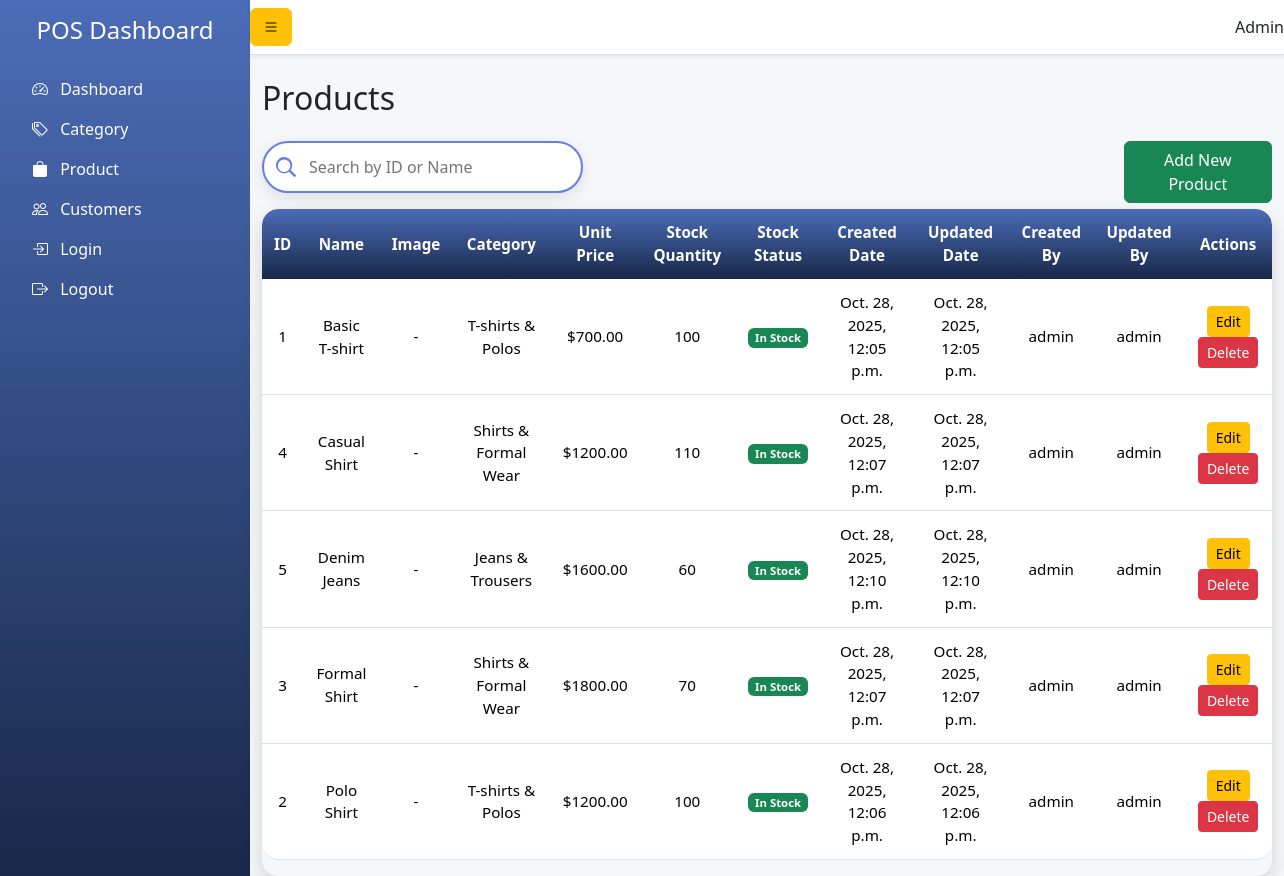
The app's page /products/ (signed in), older data.
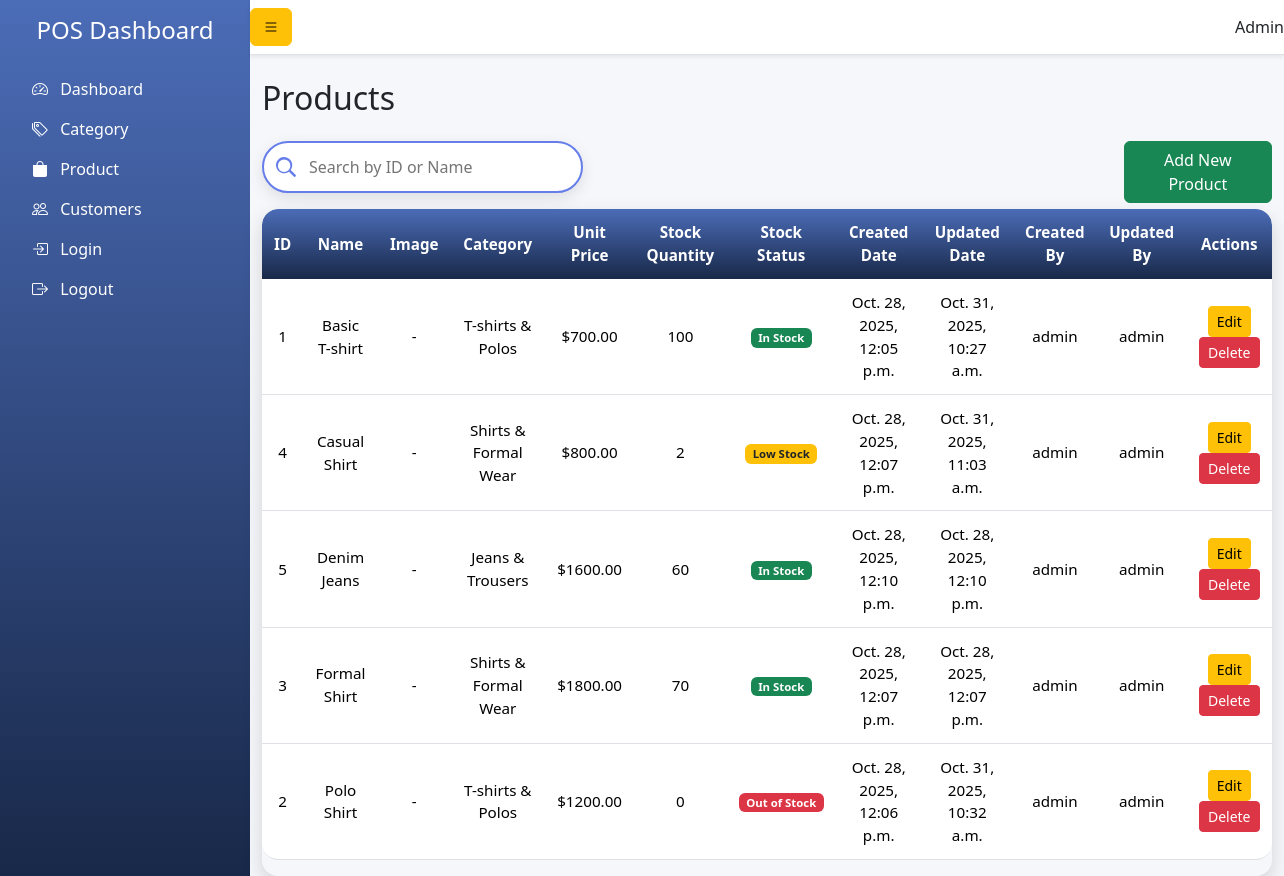
The same page, newer data.
### pos/models.py (models this page shows, shortened)
class Product(models.Model):
    name = models.CharField(max_length=150)
    image = models.ImageField(upload_to='products/', blank=True, null=True)
    category = models.ForeignKey(
        Category,
        on_delete=models.CASCADE,
        related_name='products'
    )
    unitprice = models.DecimalField(max_digits=10, decimal_places=2)
    stock_quantity = models.PositiveIntegerField(default=0)
    created_date = models.DateTimeField(auto_now_add=True)
    updated_date = models.DateTimeField(auto_now=True)
    created_by = models.ForeignKey(
        User,
        on_delete=models.SET_NULL,
        null=True,
        related_name='product_created_by'
    )
    updated_by = models.ForeignKey(
        User,
        on_delete=models.SET_NULL,
        null=True,
        related_name='product_updated_by'
    )
    class Meta:
        ordering = ['name']

class Category(models.Model):
    name = models.CharField(max_length=100, unique=True)
    created_date = models.DateTimeField(auto_now_add=True)
    updated_date = models.DateTimeField(auto_now=True)
    created_by = models.ForeignKey(
        User,
        on_delete=models.SET_NULL,
        null=True,
        related_name='category_created_by'
    )
    updated_by = models.ForeignKey(
        User,
        on_delete=models.SET_NULL,
        null=True,
        related_name='category_updated_by'
    )
    class Meta:
        verbose_name_plural = "Categories"
        ordering = ['name']

### pos/views.py (the view)
# urls.py: path('products/', views.product_list, name='product_list'),
@login_required
def product_list(request):
    search_query = request.GET.get('search', '')
    if search_query:
        products = Product.objects.filter(
            name__icontains=search_query
        )
    else:
        products = Product.objects.all()
    return render(request, 'pos/product_list.html', {'products': products, 'search_query': search_query})

### pos/templates/pos/product_list.html (shortened to what this page needs)
{% extends 'pos/base.html' %}
{% load static %}
{% block content %}
<h2 class="mb-4">Products</h2>
<div class="row">
    <div class="col-lg-4">
        <div class="mb-3">
    <input type="text" id="categorySearch" class="lu-search" placeholder="Search by ID or Name">
</div>
    </div>
    <div class="col-lg-4"></div>
    <div class="col-lg-2"></div>
    <div class="col-lg-2">
        <a href="{% url 'product_create' %}" class="btn btn-success">
               Add New Product
           </a>
    </div>
</div>
<div class="lu-table-wrapper">
    <table class="table lu-table" id="categoryTable">
        <thead>
                <tr>
                    <th>ID</th>
                    <th>Name</th>
                    <th>Image</th>
                    <th>Category</th>
                    <th>Unit Price</th>
                    <th>Stock Quantity</th>
                    <th>Stock Status</th>
                    <th>Created Date</th>
                    <th>Updated Date</th>
                    <th>Created By</th>
                    <th>Updated By</th>
                    <th>Actions</th>
                </tr>
        </thead>
 <tbody>
        {% for product in products %}
        <tr>
            <td>{{ product.id }}</td>
            <td>{{ product.name }}</td>
            <td>
                {% if product.image %}
                <img src="{{ product.image }}" alt="{{ product.name }}" width="50" height="50" style="border-radius:5px;">
                {% else %}
                -
                {% endif %}
            </td>
            <td>{{ product.category.name }}</td>
            <td>${{ product.unitprice }}</td>
            <td>{{ product.stock_quantity }}</td>
            <td>
                {% if product.stock_quantity == 0 %}
                    <span class="badge bg-danger">Out of Stock</span>
                {% elif product.stock_quantity <= 5 %}
                    <span class="badge bg-warning text-dark">Low Stock</span>
                {% else %}
                    <span class="badge bg-success">In Stock</span>
                {% endif %}
            </td>
            <td>{{ product.created_date }}</td>
            <td>{{ product.updated_date }}</td>
            <td>{{ product.created_by }}</td>
            <td>{{ product.updated_by }}</td>
            <td>
                <a href="{% url 'product_update' product.id %}" class="btn btn-warning btn-sm">Edit</a>
                <a href="{% url 'product_delete' product.id %}" class="btn btn-danger btn-sm"
                   onclick="return confirm('Are you sure you want to delete this product?');">Delete</a>
            </td>
        </tr>
        {% empty %}
        <tr><td colspan="9" class="text-center">No products found.</td></tr>
        {% endfor %}
    </tbody>
    </table>
</div>
{% endblock %}

### pos/templates/pos/base.html (shortened to what this page needs)
{% load static %}
<!DOCTYPE html>
<html lang="en">
<head>
    <link href="https://cdn.jsdelivr.net/npm/bootstrap@5.3.2/dist/css/bootstrap.min.css" rel="stylesheet">
    <link href="https://cdn.jsdelivr.net/npm/bootstrap-icons@1.10.5/font/bootstrap-icons.css" rel="stylesheet">
    <link rel="stylesheet" href="{% static 'css/style.css' %}">
</head>
<body>
<div class="d-flex" id="wrapper">
    <div class="bg-gradient sidebar text-white p-3" id="sidebar-wrapper">
        <div class="sidebar-heading text-center mb-4">
            <h4>POS Dashboard</h4>
        </div>
        <div class="list-group list-group-flush">
            <a href="{% url 'index' %}" class="list-group-item list-group-item-action bg-transparent text-white">
                <i class="bi bi-speedometer2 me-2"></i> Dashboard
            </a>
            <a href="{% url 'category_list' %}" class="list-group-item list-group-item-action bg-transparent text-white">
                <i class="bi bi-tags me-2"></i> Category
            </a>
            <a href="{% url 'product_list' %}" class="list-group-item list-group-item-action bg-transparent text-white">
                <i class="bi bi-bag-fill me-2"></i> Product
            </a>
            <a href="{% url 'customer_list' %}" class="list-group-item list-group-item-action bg-transparent text-white">
                <i class="bi bi-people me-2"></i> Customers
            </a>
            <a href="#" class="list-group-item list-group-item-action bg-transparent text-white">
                <i class="bi bi-box-arrow-in-right me-2"></i> Login
            </a>
            <a href="#" class="list-group-item list-group-item-action bg-transparent text-white">
                <i class="bi bi-box-arrow-right me-2"></i> Logout
            </a>
        </div>
    </div>
    <div id="page-content-wrapper" class="w-100">
        <nav class="navbar navbar-expand-lg navbar-light bg-white shadow-sm border-bottom">
            <button class="btn btn-warning" id="menu-toggle"><i class="bi bi-list"></i></button>
            <div class="ms-auto">Admin</div>
        </nav>
        <div class="container-fluid mt-4">
            {% block content %}{% endblock %}
        </div>
    </div>
</div>
</body>
</html>

### pos/static/css/style.css (style rules this page uses)
body { font-family: 'Segoe UI', sans-serif; background: #f5f7fa; }
#wrapper { display: flex; width: 100%; }
#sidebar-wrapper { min-width: 250px; max-width: 250px; min-height: 100vh; background: linear-gradient(180deg, #4b6cb7, #182848) !important; color: #fff; }
#sidebar-wrapper .list-group-item { border: none; font-weight: 500; transition: 0.3s; background: transparent; color: #fff; }
#page-content-wrapper { flex: 1; }
.lu-search { width: 100%; padding: 12px 20px 12px 45px; border-radius: 30px; border: 2px solid #667eea; background: #fff; box-shadow: 0 5px 15px rgba(0,0,0,0.1); font-size: 1rem; transition: all 0.3s ease; outline: none; background-repeat: no-repeat; background-size: 20px; background-position: 12px center; }
.lu-table-wrapper { overflow-x: auto; border-radius: 1rem; box-shadow: 0 8px 20px rgba(0,0,0,0.15); border: none; }
.lu-table { border-collapse: separate; border-spacing: 0; width: 100%; min-width: 700px; font-size: 0.95rem; transition: all 0.3s ease; }
.lu-table thead th { background: linear-gradient(180deg, #4b6cb7, #182848) !important; color: #fff; font-weight: 600; text-align: center; vertical-align: middle; border: none; padding: 12px; transition: all 0.3s ease; }
.lu-table tbody td { background: #fff; padding: 12px; text-align: center; vertical-align: middle; transition: all 0.3s ease; }
.lu-table thead tr:first-child th:first-child { border-top-left-radius: 1rem; }
.lu-table thead tr:first-child th:last-child { border-top-right-radius: 1rem; }
.lu-table tbody tr:last-child td:first-child { border-bottom-left-radius: 1rem; }
.lu-table tbody tr:last-child td:last-child { border-bottom-right-radius: 1rem; }

Row changes from the older to the newer data that the page shows:
changed Product "Basic T-shirt": updated_date "Oct. 28, 2025, 12:05 p.m." → "Oct. 31, 2025, 10:27 a.m."
changed Product "Casual Shirt": unitprice "1200.00" → "800.00"; stock_quantity "110" → "2"; updated_date "Oct. 28, 2025, 12:07 p.m." → "Oct. 31, 2025, 11:03 a.m."; stock_quantity "In Stock" → "Low Stock"
changed Product "Polo Shirt": stock_quantity "100" → "0"; updated_date "Oct. 28, 2025, 12:06 p.m." → "Oct. 31, 2025, 10:32 a.m."; stock_quantity "In Stock" → "Out of Stock"
